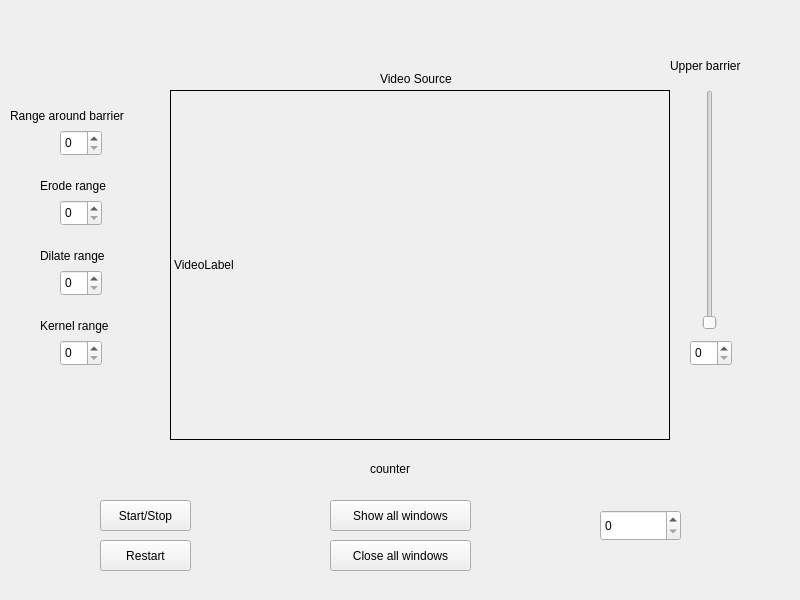
<?xml version="1.0" encoding="UTF-8"?>
<ui version="4.0">
 <class>MainWindow</class>
 <widget class="QMainWindow" name="MainWindow">
  <property name="geometry">
   <rect>
    <x>0</x>
    <y>0</y>
    <width>800</width>
    <height>600</height>
   </rect>
  </property>
  <property name="windowTitle">
   <string>MainWindow</string>
  </property>
  <widget class="QWidget" name="centralwidget">
   <widget class="QLabel" name="video_source">
    <property name="geometry">
     <rect>
      <x>170</x>
      <y>90</y>
      <width>500</width>
      <height>350</height>
     </rect>
    </property>
    <property name="maximumSize">
     <size>
      <width>999</width>
      <height>999</height>
     </size>
    </property>
    <property name="frameShape">
     <enum>QFrame::Box</enum>
    </property>
    <property name="text">
     <string>VideoLabel</string>
    </property>
   </widget>
   <widget class="QLabel" name="title">
    <property name="geometry">
     <rect>
      <x>380</x>
      <y>70</y>
      <width>100</width>
      <height>17</height>
     </rect>
    </property>
    <property name="text">
     <string>Video Source</string>
    </property>
   </widget>
   <widget class="QSlider" name="sliderBarrera">
    <property name="geometry">
     <rect>
      <x>700</x>
      <y>90</y>
      <width>20</width>
      <height>240</height>
     </rect>
    </property>
    <property name="orientation">
     <enum>Qt::Vertical</enum>
    </property>
   </widget>
   <widget class="QSpinBox" name="spinRangeBarrier">
    <property name="geometry">
     <rect>
      <x>60</x>
      <y>130</y>
      <width>42</width>
      <height>26</height>
     </rect>
    </property>
   </widget>
   <widget class="QSpinBox" name="spinBarrera">
    <property name="geometry">
     <rect>
      <x>690</x>
      <y>340</y>
      <width>42</width>
      <height>26</height>
     </rect>
    </property>
   </widget>
   <widget class="QLabel" name="counter">
    <property name="geometry">
     <rect>
      <x>370</x>
      <y>460</y>
      <width>80</width>
      <height>17</height>
     </rect>
    </property>
    <property name="text">
     <string>counter</string>
    </property>
   </widget>
   <widget class="QLabel" name="rangeBarrier">
    <property name="geometry">
     <rect>
      <x>10</x>
      <y>100</y>
      <width>151</width>
      <height>31</height>
     </rect>
    </property>
    <property name="text">
     <string>Range around barrier</string>
    </property>
   </widget>
   <widget class="QLabel" name="titleBarrera">
    <property name="geometry">
     <rect>
      <x>670</x>
      <y>50</y>
      <width>121</width>
      <height>31</height>
     </rect>
    </property>
    <property name="text">
     <string>Upper barrier</string>
    </property>
   </widget>
   <widget class="QPushButton" name="buttonPause">
    <property name="geometry">
     <rect>
      <x>100</x>
      <y>500</y>
      <width>91</width>
      <height>31</height>
     </rect>
    </property>
    <property name="text">
     <string>Start/Stop</string>
    </property>
   </widget>
   <widget class="QPushButton" name="buttonDebug">
    <property name="geometry">
     <rect>
      <x>330</x>
      <y>500</y>
      <width>141</width>
      <height>31</height>
     </rect>
    </property>
    <property name="text">
     <string>Show all windows</string>
    </property>
   </widget>
   <widget class="QSpinBox" name="spinSpeed">
    <property name="geometry">
     <rect>
      <x>600</x>
      <y>510</y>
      <width>81</width>
      <height>31</height>
     </rect>
    </property>
   </widget>
   <widget class="QPushButton" name="buttonRestart">
    <property name="geometry">
     <rect>
      <x>100</x>
      <y>540</y>
      <width>91</width>
      <height>31</height>
     </rect>
    </property>
    <property name="text">
     <string>Restart</string>
    </property>
   </widget>
   <widget class="QPushButton" name="buttonCloseDebug">
    <property name="geometry">
     <rect>
      <x>330</x>
      <y>540</y>
      <width>141</width>
      <height>31</height>
     </rect>
    </property>
    <property name="text">
     <string>Close all windows</string>
    </property>
   </widget>
   <widget class="QLabel" name="rangeErode">
    <property name="geometry">
     <rect>
      <x>40</x>
      <y>170</y>
      <width>111</width>
      <height>31</height>
     </rect>
    </property>
    <property name="text">
     <string>Erode range</string>
    </property>
   </widget>
   <widget class="QSpinBox" name="spinRangeErode">
    <property name="geometry">
     <rect>
      <x>60</x>
      <y>200</y>
      <width>42</width>
      <height>26</height>
     </rect>
    </property>
   </widget>
   <widget class="QLabel" name="rangeDilate">
    <property name="geometry">
     <rect>
      <x>40</x>
      <y>240</y>
      <width>111</width>
      <height>31</height>
     </rect>
    </property>
    <property name="text">
     <string>Dilate range</string>
    </property>
   </widget>
   <widget class="QSpinBox" name="spinRangeDilate">
    <property name="geometry">
     <rect>
      <x>60</x>
      <y>270</y>
      <width>42</width>
      <height>26</height>
     </rect>
    </property>
   </widget>
   <widget class="QLabel" name="rangeKernel">
    <property name="geometry">
     <rect>
      <x>40</x>
      <y>310</y>
      <width>111</width>
      <height>31</height>
     </rect>
    </property>
    <property name="text">
     <string>Kernel range</string>
    </property>
   </widget>
   <widget class="QSpinBox" name="spinRangeKernel">
    <property name="geometry">
     <rect>
      <x>60</x>
      <y>340</y>
      <width>42</width>
      <height>26</height>
     </rect>
    </property>
   </widget>
  </widget>
 </widget>
 <resources/>
 <connections/>
</ui>
